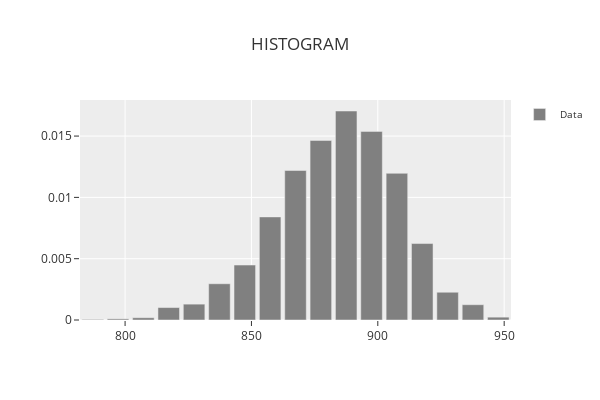

Notebook code for this chart:
### Code cell
phitter.plot_histogram()

### Figure 1 — Plotly figure (JSON) as saved in the notebook; plotly's stock layout.template omitted (floating-point values rounded to 4 significant figures)
{"data": [{"marker": {"color": "rgba(128,128,128,1)"}, "name": "Data", "showlegend": true, "type": "bar", "x": [787.2, 797.2, 807.2, 817.3, 827.3, 837.3, 847.4, 857.4, 867.4, 877.5, 887.5, 897.5, 907.6, 917.6, 927.6, 937.7, 947.7], "y": [4.619e-05, 9.238e-05, 0.0001848, 0.001016, 0.001293, 0.002956, 0.004481, 0.008407, 0.01219, 0.01464, 0.01704, 0.01538, 0.01196, 0.006236, 0.002263, 0.001247, 0.000231]}], "layout": {"bargap": 0.15, "height": 400, "legend": {"font": {"size": 10}, "orientation": "v", "title": {"font": {"size": 10}}, "xanchor": "left", "y": 1, "yanchor": "auto"}, "title": {"text": "HISTOGRAM"}, "width": 600, "xaxis": {"title": {}}, "yaxis": {"title": {}}}}
